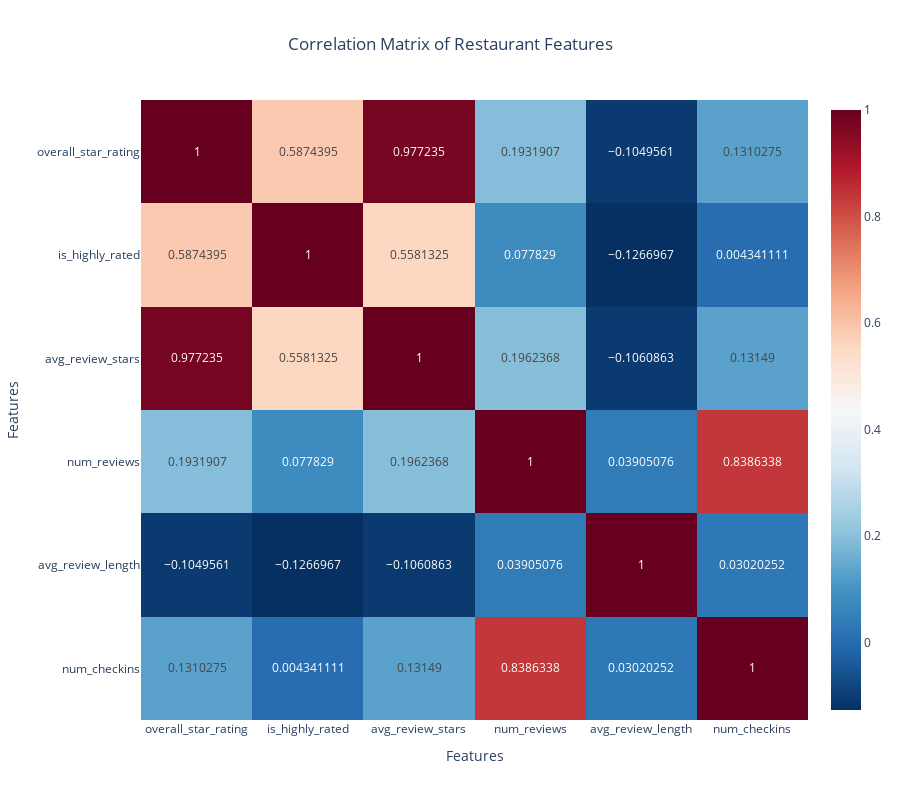

Here is the notebook cell this chart was saved with:
### Code cell
#What Drives a High Rating?
highly_rated = pd.read_sql_query(
""" 
WITH business_stats AS (
    SELECT
        business_id,
        AVG(stars) as avg_review_stars,
        COUNT(review_id) as num_reviews,
        SUM(LENGTH(text)) as total_review_length
    FROM review
    GROUP BY business_id
),
checkin_stats AS (
    SELECT
        business_id,
        LENGTH(MAX(date)) - LENGTH(REPLACE(MAX(date), ',', '')) + 1 as num_checkins
    FROM checkin
    GROUP BY business_id
)
SELECT
    b.business_id,
    b.name,
    b.city,
    b.stars AS overall_star_rating,
    b.is_open,
    (CASE WHEN b.stars > 4.0 THEN 1 ELSE 0 END) as is_highly_rated, 
    ROUND(bs.avg_review_stars::numeric, 2) AS avg_review_stars,
    bs.num_reviews,
    (bs.total_review_length / bs.num_reviews) as avg_review_length,
    cs.num_checkins
FROM
    business b
JOIN
    business_stats bs ON b.business_id = bs.business_id
LEFT JOIN 
    checkin_stats cs ON b.business_id = cs.business_id
WHERE
    b.categories ILIKE '%%restaurants%%' AND b.categories ILIKE '%%american%%'
    AND bs.num_reviews > 10;

""",
engine
)
display(highly_rated)

highly_rated['num_checkins'].fillna(0)
numerical_features = [
    'overall_star_rating',
    'is_highly_rated',
    'avg_review_stars',
    'num_reviews',
    'avg_review_length',
    'num_checkins'
]
correlation_df = highly_rated[numerical_features]
correlation_matrix = correlation_df.corr()

fig = px.imshow(correlation_matrix,
                text_auto=True, 
                aspect="auto",   
                color_continuous_scale='RdBu_r', 
                title='Correlation Matrix of Restaurant Features'
               )

fig.update_layout(
    xaxis_title="Features",
    yaxis_title="Features",
    title_x=0.5, 
    height= 800
)
fig.show()
#For rendering Plot in Github Only
fig.write_image("screenshots/correlation_matrix_of_restaurant_features.png")
display(Image("screenshots/correlation_matrix_of_restaurant_features.png"))

### Figure 1 — Plotly figure (JSON) as saved in the notebook; plotly's stock layout.template omitted (floating-point values rounded to 4 significant figures)
{"data": [{"coloraxis": "coloraxis", "hovertemplate": "x: %{x}<br>y: %{y}<br>color: %{z}<extra></extra>", "name": "0", "texttemplate": "%{z}", "type": "heatmap", "x": ["overall_star_rating", "is_highly_rated", "avg_review_stars", "num_reviews", "avg_review_length", "num_checkins"], "xaxis": "x", "y": ["overall_star_rating", "is_highly_rated", "avg_review_stars", "num_reviews", "avg_review_length", "num_checkins"], "yaxis": "y", "z": [[1.0, 0.5874, 0.9772, 0.1932, -0.105, 0.131], [0.5874, 1.0, 0.5581, 0.07783, -0.1267, 0.004341], [0.9772, 0.5581, 1.0, 0.1962, -0.1061, 0.1315], [0.1932, 0.07783, 0.1962, 1.0, 0.03905, 0.8386], [-0.105, -0.1267, -0.1061, 0.03905, 1.0, 0.0302], [0.131, 0.004341, 0.1315, 0.8386, 0.0302, 1.0]]}], "layout": {"coloraxis": {"colorscale": [[0, "rgb(5,48,97)"], [0.1, "rgb(33,102,172)"], [0.2, "rgb(67,147,195)"], [0.3, "rgb(146,197,222)"], [0.4, "rgb(209,229,240)"], [0.5, "rgb(247,247,247)"], [0.6, "rgb(253,219,199)"], [0.7, "rgb(244,165,130)"], [0.8, "rgb(214,96,77)"], [0.9, "rgb(178,24,43)"], [1, "rgb(103,0,31)"]]}, "height": 800, "title": {"text": "Correlation Matrix of Restaurant Features", "x": 0.5}, "xaxis": {"anchor": "y", "domain": [0, 1], "title": {"text": "Features"}}, "yaxis": {"anchor": "x", "autorange": "reversed", "domain": [0, 1], "title": {"text": "Features"}}}}
